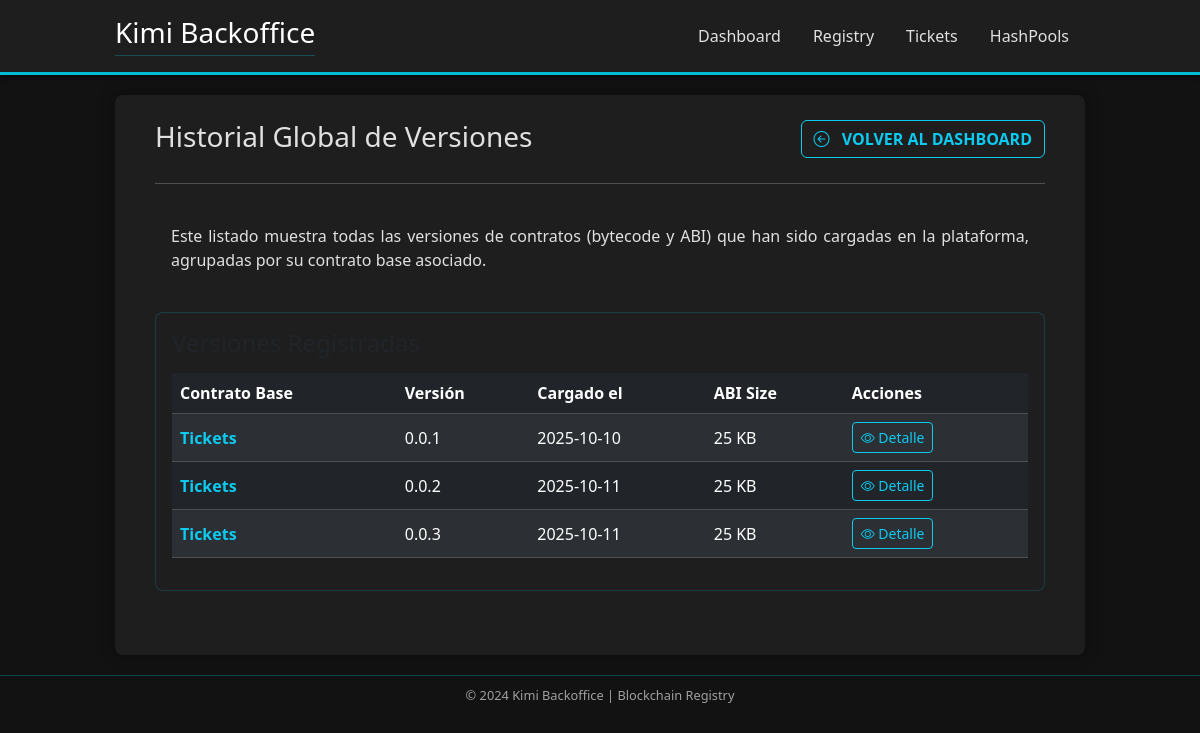
The page /contractRegistry/version/list/ on the database as committed earlier.
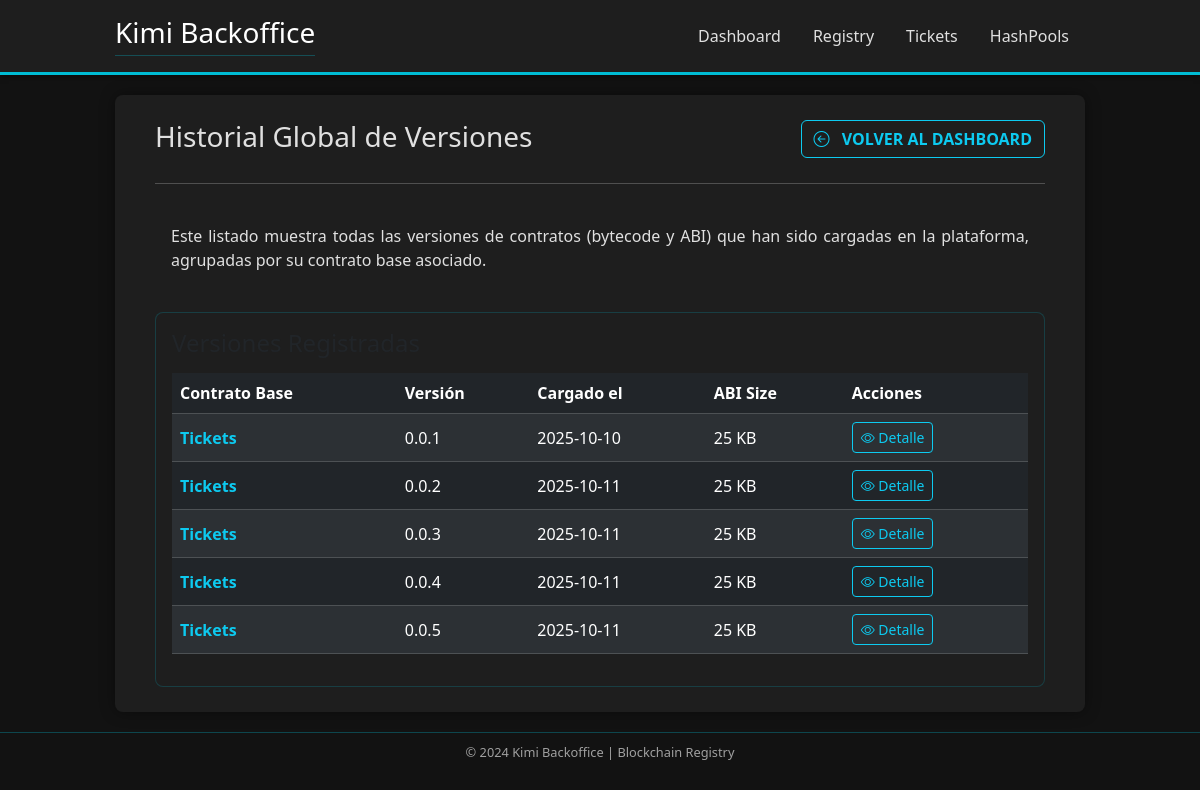
The same page on the database as committed later.
### contractRegistry/models.py (models this page shows, shortened)
class ContractVersion(models.Model):
    base_contract = models.ForeignKey(BaseContract, on_delete=models.CASCADE, related_name='versions')
    version = models.CharField(max_length=50)
    bytecode = models.TextField()
    abi = models.JSONField()
    created_at = models.DateTimeField(auto_now_add=True)
    class Meta:
        constraints = [
            UniqueConstraint(
                fields=['base_contract', 'version'],
                name='unique_version_per_base_contract'
            )
        ]

class BaseContract(models.Model):
    name = models.CharField(max_length=100, unique=True)
    descripcion = models.TextField(blank=True, help_text="Descripción opcional del contrato base.")
    created_at = models.DateTimeField(auto_now_add=True)

### contractRegistry/views.py (the view)
# urls.py: path('version/list/', views.versionList, name='version_list'),
def versionList(request):
    versions = ContractVersion.objects.all()
    context = {
        'versions': versions
    }
    return render(request, 'contractRegistry/version_list.html', context)

### templates/contractRegistry/version_list.html (shortened to what this page needs)
{% extends "base.html" %}
{% load static %}
{% block content %}
<div class="centered-container mx-auto dashboard-content">
    <div class="d-flex justify-content-between align-items-center mb-4 border-0">
      <h2 class="h3 text-accent mb-0" style="border-bottom: none !important;">Historial Global de Versiones</h2>
      <a href="{% url 'contractRegistry:index' %}" class="btn btn-outline-info fw-bold text-uppercase"><i class="bi bi-arrow-left-circle me-2"></i> Volver al Dashboard</a>
    </div>
    <hr class="text-accent mt-0 mb-4" />
    <div class="mb-4 welcome-card p-3 d-flex justify-content-between align-items-start">
      <div style="text-align: justify;">
        <p class="mb-0 text-text-dim">
          Este listado muestra todas las versiones de contratos (bytecode y ABI) que han sido cargadas en la plataforma, agrupadas por su contrato base asociado.
        </p>
      </div>
    </div>
    <div class="card status-card-table p-3">
        <h4 class="text-text-light mb-3">Versiones Registradas</h4>
        <table class="table table-dark table-striped table-hover">
            <thead>
                <tr>
                    <th scope="col" class="text-accent">Contrato Base</th>
                    <th scope="col" class="text-accent">Versión</th>
                    <th scope="col" class="text-accent">Cargado el</th>
                    <th scope="col" class="text-accent">ABI Size</th>
                    <th scope="col" class="text-accent">Acciones</th>
                </tr>
            </thead>
            <tbody>
                {% for version in versions %}
                    <tr class="text-text-dim align-middle">
                        <td class="fw-bold text-light">
                            <a href="{% url 'contractRegistry:contract_detail' contract_id=version.base_contract.id %}" class="text-info text-decoration-none">
                                {{ version.base_contract.name }}
                            </a>
                        </td>
                        <td>{{ version.version }}</td>
                        <td>{{ version.created_at|date:'Y-m-d' }}</td>
                        <td>{{ version.abi|length }} KB</td>
                        <td>
                            <a href="{% url 'contractRegistry:contract_detail' contract_id=version.base_contract.id %}" class="btn btn-sm btn-outline-info me-2">
                                <i class="bi bi-eye"></i> Detalle
                            </a>
                        </td>
                    </tr>
                {% empty %}
                    <tr class="text-center">
                        <td colspan="5" class="text-warning fw-bold">No hay versiones de contratos registradas aún.</td>
                    </tr>
                {% endfor %}
            </tbody>
        </table>
    </div>
</div>
{% endblock %}

Rows that differ between the two databases and show on the page:
added ContractVersion: base_contract.name "Tickets", version "0.0.4", created_at "2025-10-11", abi|length "25"
added ContractVersion: base_contract.name "Tickets", version "0.0.5", created_at "2025-10-11", abi|length "25"
